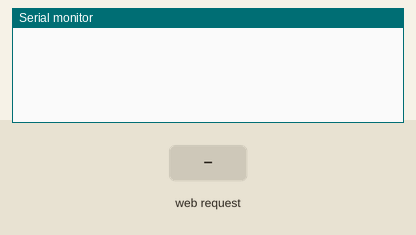
A sketch run on a simulated ESP8266 (NodeMCU). Shown: the last lines printed to the serial monitor. The test bench sets the inputs (shaded band). WiFi joins after 1.5 s; servers stay silent unless stated.

Above: at 2.7 s.
2.8 s: HTTP request GET /command?cmd=FORWARD received
At 3.5 s:
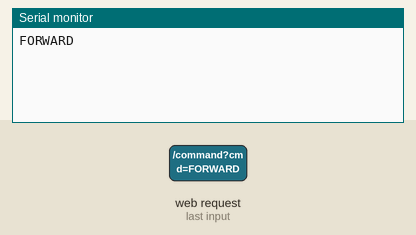
4.3 s: HTTP request GET /command?cmd=BACKWARD received
At 4.6 s:
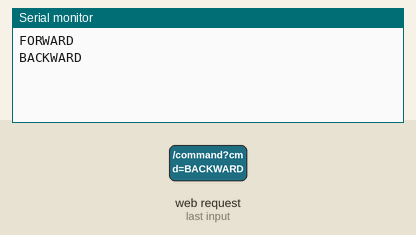
5.8 s: HTTP request GET /command?cmd=LEFT received
At 7.0 s:
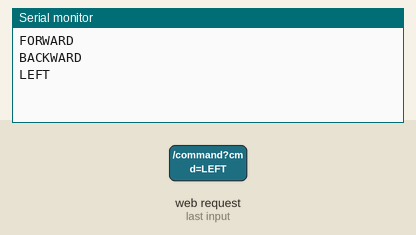
7.3 s: HTTP request GET /command?cmd=RIGHT received
At 8.1 s:
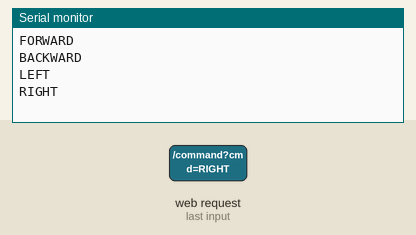

The sketch:

esp8266_webserver.ino
```cpp
#include <ESP8266WiFi.h>
#include <ESP8266WebServer.h>

// Set these to your own 2.4 GHz Wi-Fi credentials before uploading.
const char* WIFI_SSID = "YOUR_WIFI_NAME";
const char* WIFI_PASSWORD = "YOUR_WIFI_PASSWORD";

// User wiring: ESP8266 TX0 (GPIO1) -> Arduino UNO D2 (SoftwareSerial RX).
// Commands share the ESP hardware UART at 9600 baud. Disconnect TX0 from UNO D2 while flashing ESP firmware.
ESP8266WebServer server(80);
String lastCommand = "STOP";
unsigned long lastCommandAt = 0;
const char PAGE[] PROGMEM = R"HTML(
<!doctype html><html><head><meta name="viewport" content="width=device-width,initial-scale=1"><title>Serving Cart</title>
<style>body{font:16px Arial;background:#101827;color:#fff;text-align:center;padding:20px}.grid{display:grid;grid-template-columns:repeat(3,100px);gap:10px;justify-content:center}button{height:65px;border:0;border-radius:10px;font-weight:bold}.move{background:#477cf5;color:#fff}.stop{background:#e53935;color:#fff}#s{margin:20px}</style></head><body><h2>Autonomous Serving Cart</h2><div class="grid"><span></span><button class="move" onclick="send('FORWARD')">FORWARD</button><span></span><button class="move" onclick="send('LEFT')">LEFT</button><button class="stop" onclick="send('STOP')">STOP</button><button class="move" onclick="send('RIGHT')">RIGHT</button><span></span><button class="move" onclick="send('BACKWARD')">BACKWARD</button><span></span></div><p id="s">Ready</p><script>async function send(c){try{let r=await fetch('/command?cmd='+c);document.getElementById('s').textContent=await r.text()}catch(e){document.getElementById('s').textContent='Request failed'}}window.addEventListener('pagehide',()=>fetch('/command?cmd=STOP',{keepalive:true}));document.addEventListener('visibilitychange',()=>{if(document.hidden)send('STOP')});</script></body></html>
)HTML";

bool validCommand(const String& c) {
  return c == "FORWARD" || c == "BACKWARD" || c == "LEFT" || c == "RIGHT" || c == "STOP";
}
void stopOnDisconnect() { Serial.println("STOP"); lastCommand = "STOP"; }
void handleRoot() { server.send_P(200, "text/html", PAGE); }
void handleStatus() {
  String json = "{\"device\":\"ESP8266\",\"wifi\":\"";
  json += WiFi.status() == WL_CONNECTED ? "connected" : "disconnected";
  json += "\",\"ip\":\"" + WiFi.localIP().toString() + "\",\"lastCommand\":\"" + lastCommand + "\"}";
  server.send(200, "application/json", json);
}
void handleCommand() {
  if (!server.hasArg("cmd")) { server.send(400, "application/json", "{\"ok\":false,\"error\":\"missing cmd\"}"); return; }
  String cmd = server.arg("cmd"); cmd.trim(); cmd.toUpperCase();
  if (!validCommand(cmd)) { server.send(400, "application/json", "{\"ok\":false,\"error\":\"invalid command\"}"); return; }
  Serial.println(cmd); lastCommand = cmd; lastCommandAt = millis();
  String json = "{\"ok\":true,\"command\":\"" + cmd + "\",\"delivery\":\"serial_sent_not_acknowledged_by_Arduino\"}";
  server.send(200, "application/json", json);
}
void setup() {
  Serial.begin(9600);
  WiFi.mode(WIFI_STA); WiFi.setAutoReconnect(true); WiFi.begin(WIFI_SSID, WIFI_PASSWORD);
  unsigned long started = millis();
  while (WiFi.status() != WL_CONNECTED && millis() - started < 25000) { delay(500); }
  server.on("/", HTTP_GET, handleRoot); server.on("/status", HTTP_GET, handleStatus); server.on("/command", HTTP_GET, handleCommand);
  server.begin();
}
void loop() {
  server.handleClient();
  // Keep the web server responsive. Arduino firmware also has its own watchdog.
  if (WiFi.status() != WL_CONNECTED && lastCommand != "STOP") stopOnDisconnect();
}
```

Measured:
- after the input at 2.8 s, the serial monitor: prints a new line at once (image 1)
- after the input at 4.3 s, the serial monitor: prints a new line at once (image 2)
- after the input at 5.8 s, the serial monitor: prints a new line at once (image 3)
- after the input at 7.3 s, the serial monitor: prints a new line at once (image 4)
